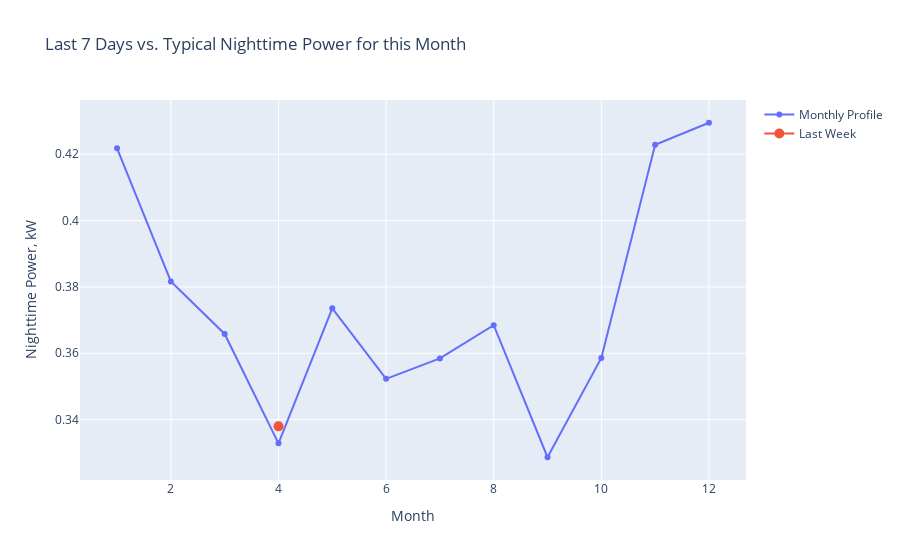

The cell this chart's notebook holds for it:
### Code cell
# Looks like there is seasonality to these values.  So, create a
# monthly profile (average nighttime use for each month, 1 - 12).
# Then, plot the average of the last 7 days as a dot superimposed 
# on that plot.
df_night_dayfinal['month'] = df_night_dayfinal.index.month
df_mo = df_night_dayfinal.groupby('month').mean()      # average for each month
plot_mo = go.Scatter(
    x=df_mo.index, 
    y=df_mo.power,
    name='Monthly Profile',
    mode='lines+markers'
)
# last 7 days, not using very last day, as it is probably partial
ser_avg_last_week = df_night_dayfinal[-8:-1].mean()  
plot_last_week = go.Scatter(
    x=[ser_avg_last_week.month], 
    y=[ser_avg_last_week.power],
    name='Last Week',
    marker_size = 10
)
fig = go.Figure(
    data=[plot_mo, plot_last_week],
    layout_title_text = 'Last 7 Days vs. Typical Nighttime Power for this Month',
    layout_xaxis_title_text = 'Month',
    layout_yaxis_title_text = 'Nighttime Power, kW'
)
fig.show()

### Figure 1 — Plotly figure (JSON) as saved in the notebook; plotly's stock layout.template omitted (floating-point values rounded to 4 significant figures)
{"data": [{"mode": "lines+markers", "name": "Monthly Profile", "type": "scatter", "x": [1, 2, 3, 4, 5, 6, 7, 8, 9, 10, 11, 12], "y": [0.4218, 0.3816, 0.3658, 0.3328, 0.3735, 0.3523, 0.3584, 0.3685, 0.3286, 0.3586, 0.4229, 0.4295]}, {"marker": {"size": 10}, "name": "Last Week", "type": "scatter", "x": [4], "y": [0.338]}], "layout": {"title": {"text": "Last 7 Days vs. Typical Nighttime Power for this Month"}, "xaxis": {"title": {"text": "Month"}}, "yaxis": {"title": {"text": "Nighttime Power, kW"}}}}
